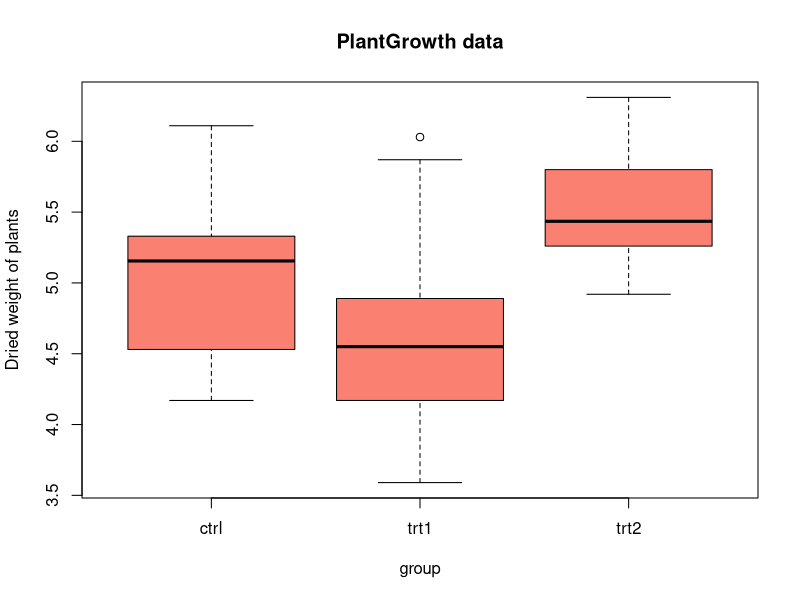
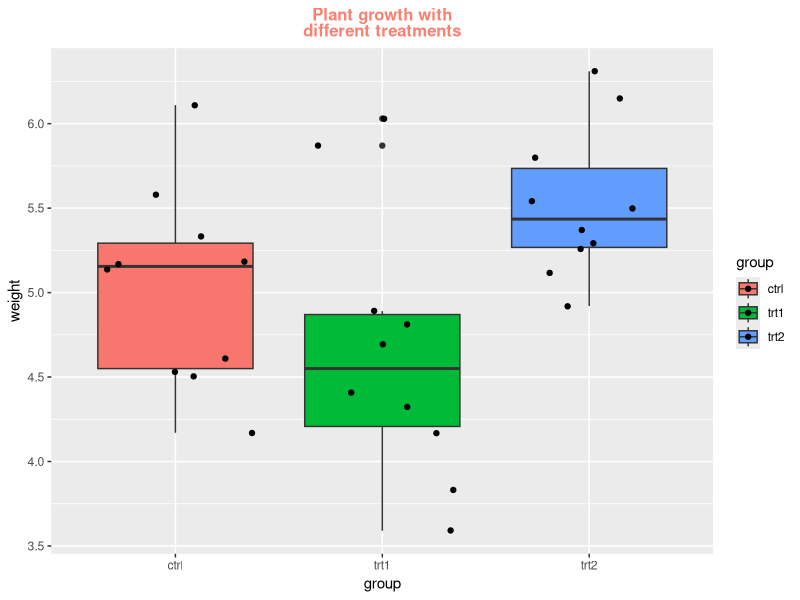
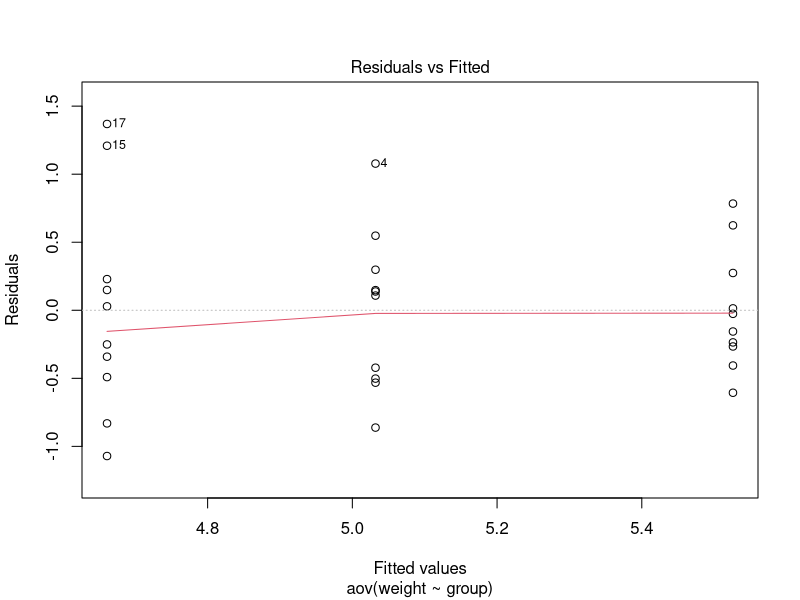
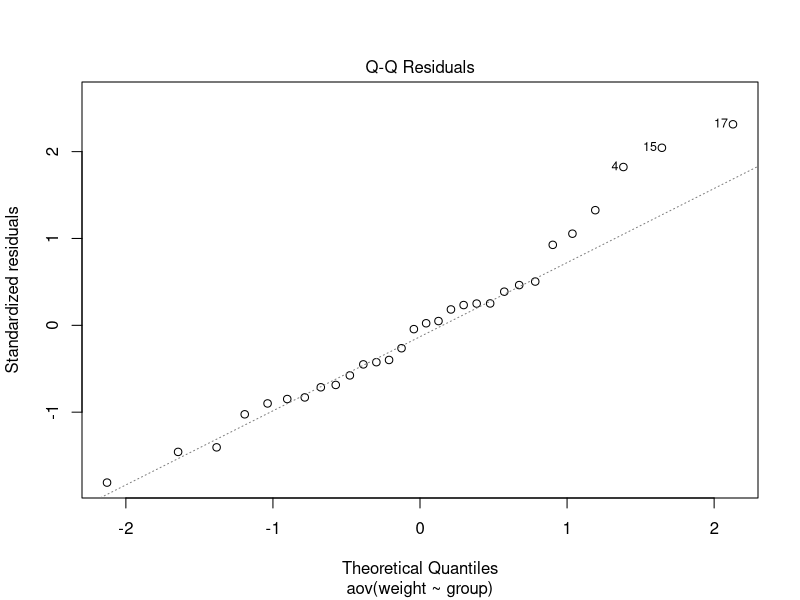

Source code (R) for these figures, in order:
### ANOVA Example


# 1: Load the dataset into R & read a little bit about the dataset. 

df <- PlantGrowth  ## creates a data frame from this plant growth data that is just built into R

?PlantGrowth ## brings up information on the dataset. You can do this for datasets that are built into R


# 2: Understand what an ANOVA is even doing/ what sort of data is appropriate for it. 

## It's important to understand what TYPE of data you need in ANOVA. An ANOVA is
## basically just seeing if there is statistically significant difference
## between the groups of a IV on some outcome variable. 

## So you need the IV to be categorical and the DV to be continuous. 

str(df) 
## check the structure of the data. What sort of variables do we have? Are they
## factor 

levels(df$group)


## this lets you look at the different levels of treatment groups for these plants. 


boxplot(weight ~ group, data = PlantGrowth, main = "PlantGrowth data",
        ylab = "Dried weight of plants", col = "salmon")



## a cuter  way: 
  
library(ggplot2)

bp <-  qplot(group,  weight, data = df, 
      geom=c("boxplot", "jitter"), fill = group)

bp + ggtitle("Plant growth with\ndifferent treatments") + 
  theme(plot.title = element_text(lineheight=.8, face="bold", hjust = .5, size = 12, colour = "salmon"))



## This lets you look at the difference in the groups graphically 


# 3: Do the actual ANOVA analysis

### FINALLY THE ANOVA ### 


mod <- aov(weight ~ group, data = df)

?aov


summary(mod)

## There is a significant difference between groups. BUT WHAT GROUPS?
library(tidyverse)
library(dplyr)
group_by(df, group) %>%
  summarise(
    count = n(),
    mean = mean(weight, na.rm = TRUE),
    sd = sd(weight, na.rm = TRUE)
  )

TukeyHSD(mod)

# diff: difference between means of the two groups
# lwr, upr: the lower and the upper end point of the confidence interval at 95% (default)
# p adj: p-value after adjustment for the multiple comparisons.


## From the Tukey Model output you can see that there is only a sig difference
## between trt 1 and trt 2



## Testing assummptions of an ANOVA

## Homogeniety of Variance: variance of groups does not differ significantly
## from each other

plot(mod, 1)

## This looks mostly fine but there are some outliers. What you do with outliers
## sort of depends.

car::leveneTest(weight ~ group, data = df)

## Though there may be some violations of homogeneity of variance, the groups
## ultimately are significantly different.

plot(mod, 2)

## Normality plot of residuals. In the plot below, the quantiles of the
## residuals are plotted against the quantiles of the normal distribution. A
## 45-degree reference line is also plotted.

## The normal probability plot of residuals is used to check the assumption that
## the residuals are normally distributed. It should approximately follow a
## straight line.


